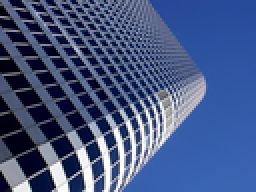
%> input picture github_repo/pics/HR.png, 128 x 96 px, shrunk from 512 x 384 before the run (shown 2 times larger)
$ octave patchmatch.m   (GNU Octave 9; MATLAB toolbox functions it lacks are replaced by stand-ins)
%> lines starting %> are read from the running program, lines starting %| are printed output that depends on the picture
clc
clear all
tic
HR = imread('HR.png');
%> HR is the input picture: size 96x128x3 uint8; mean R, G, B 68.9, 87.4, 131.2
LR = imread('LR.png');
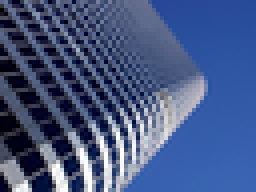
%> input picture github_repo/pics/LR.png, 64 x 48 px, shrunk from 256 x 192 before the run (shown 4 times larger)
%> LR is the input picture: size 48x64x3 uint8; mean R, G, B 69.1, 87.5, 131.2
patchsize =8;

HR = rgb2ycbcr(HR);
%> HR: size 96x128x3 uint8; mean of channels 1, 2, 3 90.6, 150, 116.8
LR = rgb2ycbcr(LR);
%> LR: size 48x64x3 uint8; mean of channels 1, 2, 3 90.7, 149.9, 116.8
HR1 = HR(:,:,1);
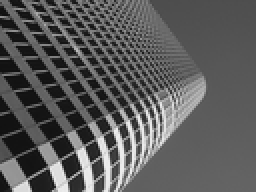
%> HR1: size 96x128 uint8 (shown 2 times larger); min 16, max 235, mean 90.6
LR1 = LR(:,:,1);
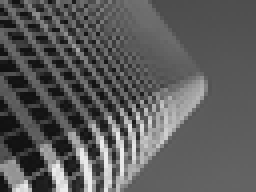
%> LR1: size 48x64 uint8 (shown 4 times larger); min 16, max 235, mean 90.7

sizeHR1 = size(HR1);
%> sizeHR1 = [96 128]
sizeLR1 = size(LR1);
%> sizeLR1 = [48 64]
% %%%%%%%%%            Initialization        %%%%%%%%%%
f =zeros(sizeHR1(1) - patchsize + 1, sizeHR1(2) - patchsize + 1,2);
i = 1:sizeHR1(1) - patchsize + 1;
%> i = 89 values from 1 to 89
j = 1:sizeHR1(2) - patchsize + 1;
%> j = 121 values from 1 to 121
[one, two] = meshgrid(floor(j./2)+1,floor(i./2)+1);
f(:,:,1) = two;
f(:,:,2) = one;
%%%%%%%%            Iteration        %%%%%%%%%%
 for iter = 1:1
%%%%%%%%            Propagation        %%%%%%%%%%
%if mod(iter,2) == 1
for i1 = i
    for j1 = j
%         if i1 ==1 && j1 >= 497
%              b = 1;
%         end
        if j1 == 1 && i1 == 1
            continue
        end
        if j1 == 1&&i1~=1
            if f(i1,j1,1) + patchsize -1 > sizeLR1(1)&& ...
                        f(i1,j1,2) + patchsize -1 <= sizeLR1(2)
                        f(i1,j1,:) = f(i1-1,j1,:);
                        continue
            end
            SrcPat = HR1(i1: i1 + patchsize -1,j1: j1 + patchsize -1);
            TarPat = LR1(f(i1,j1,1): f(i1,j1,1) + patchsize -1, ...
                                    f(i1,j1,2): f(i1,j1,2) + patchsize -1);
            SrcPat = double(SrcPat);
            TarPat = double( TarPat);
            RPat = double(HR1(i1-1: i1 + patchsize -2, j1: j1 + patchsize -1));
            Rloss = sum(sum((RPat - TarPat).^2));
            if Rloss < Sloss
                f(i1,j1,:) = f(i1-1,j1,:);
            end
            continue
        end

        if(i1==1&&j1~=1)%exceed boundary
            if f(i1,j1,2) + patchsize -1 > sizeLR1(2)&& ...
                        f(i1,j1,1) + patchsize -1 <= sizeLR1(1)
                        f(i1,j1,:) = f(i1,j1-1,:);
                        continue
            end
            SrcPat = HR1(i1: i1 + patchsize -1,j1: j1 + patchsize -1);
            TarPat = LR1(f(i1,j1,1): f(i1,j1,1) + patchsize -1, ...
                                    f(i1,j1,2): f(i1,j1,2) + patchsize -1);
            SrcPat = double(SrcPat);
            TarPat = double( TarPat);
            LPat = double(HR1(i1: i1 + patchsize -1,j1-1: j1 + patchsize -2));
            Sloss = sum(sum((SrcPat - TarPat).^2));
            Lloss = sum(sum((LPat - TarPat).^2));
            if Lloss < Sloss
                f(i1,j1,:) = f(i1,j1-1,:);
            end
            continue
        end

            SrcPat = HR1(i1: i1 + patchsize -1,j1: j1 + patchsize -1);
            if f(i1,j1,1) + patchsize -1 > sizeLR1(1)&& ...
                f(i1,j1,2) + patchsize -1 > sizeLR1(2)
                    f(i1,j1,:) = f(i1-1,j1-1,:);
%                     TarPat = zeros(patchsize);
%                     TarPat(1:sizeLR1(1) - f(i1,j1,1) + 1, 1:sizeLR1(2) - f(i1,j1,2) + 1) ...
%                     = LR1(f(i1,j1,1): end, f(i1,j1,2): end);

            else if f(i1,j1,2) + patchsize -1 > sizeLR1(2)&& ...
                        f(i1,j1,1) + patchsize -1 <= sizeLR1(1)

                        f(i1,j1,:) = f(i1,j1-1,:);
                        continue
%                         TarPat = zeros(patchsize);
%                         TarPat(:,1:sizeLR1(2) - f(i1,j1,2)+1) = ...
%                         LR1(f(i1,j1,1): f(i1,j1,1) + patchsize -1, f(i1,j1,2): end);


            else if f(i1,j1,1) + patchsize -1 > sizeLR1(1)&& ...
                        f(i1,j1,2) + patchsize -1 <= sizeLR1(2)
                        f(i1,j1,:) = f(i1-1,j1,:);
                        continue
%                         TarPat = zeros(patchsize);
%                         TarPat(1:sizeLR1(1) - f(i1,j1,1) + 1,:) = ...
%                         LR1(f(i1,j1,1): end, f(i1,j1,2): f(i1,j1, 2) + patchsize -1);

            else
             TarPat = LR1(f(i1,j1,1): f(i1,j1,1) + patchsize -1, ...
                                    f(i1,j1,2): f(i1,j1,2) + patchsize -1);
                end
             end
            end
            SrcPat = double(SrcPat);
            TarPat = double( TarPat);
            LPat = double(HR1(i1: i1 + patchsize -1,j1-1: j1 + patchsize -2));
            RPat = double(HR1(i1-1: i1 + patchsize -2, j1: j1 + patchsize -1));
            Sloss = sum(sum((SrcPat - TarPat).^2));
            Lloss = sum(sum((LPat - TarPat).^2));
            Rloss = sum(sum((RPat - TarPat).^2));
            m = [Sloss, Lloss, Rloss];

            if(max(m) == Sloss)%%update f(x,y)

            else if(max(m) == Lloss)
                    f(i1,j1,:) = f(i1,j1-1,:);
                    else if(max(m) == Rloss)
                            f(i1,j1,:) = f(i1-1,j1,:);
                            end
                   end
            end

        end
    end

% [110 lines of commented-out code are left out]

%%%%%%%%%            Search        %%%%%%%%%%
w = 0.5*max(sizeLR1(1),sizeLR1(2));

for i1 = i
    for j1 = j

        alpha = 0.5;
        while floor(w*alpha)>1
        %R = [rand*2-1,rand*2-1];
        startcol = floor(max(f(i1,j1,2) - w * alpha, 1));
        startrow = floor(max(f(i1,j1,1) - w * alpha, 1));
        endrow = floor(min(sizeLR1(1) - patchsize +1, f(i1,j1,1)+w * alpha -1 ));
        endcol = floor(min(sizeLR1(2) - patchsize +1, f(i1,j1,2)+w * alpha -1 ));
        if endrow<=startrow||endcol<=startcol
            alpha = alpha * 0.5;
            continue
        end

        row = startrow + floor(rand*(endrow - startrow));
        col = startcol + floor(rand * (endcol - startcol));
        SchPat = LR1(row + patchsize -1, col + patchsize -1);
        SrcPat = HR1(i1: i1 + patchsize -1,j1: j1 + patchsize -1);
        OrigPat = LR1(f(i1,j1,1): f(i1,j1,1) + patchsize -1, ...
                                     f(i1,j1,2): f(i1,j1,2) + patchsize -1);
            if sum(sum((SrcPat - OrigPat).^2))>sum(sum((SrcPat - SchPat).^2))
                f(i1,j1,1) = row;
                f(i1,j1,2) = col;
            end
        alpha = alpha * 0.5;

        end
    end
end
end
%> after the loop, TarPat = [97 97 97 97 97 97 97 97; 97 98 98 98 97 98 97 97; 98 98 99 98 98 98 98 98; 99 99 99 99 98 98 98 98; 99 99 99 99 99 99 99 99; 99 99 99 99 99 99 99 99; 99 99 100 100 99 99 99 99; 99 99 99 99 99 99 99 99]

toc
